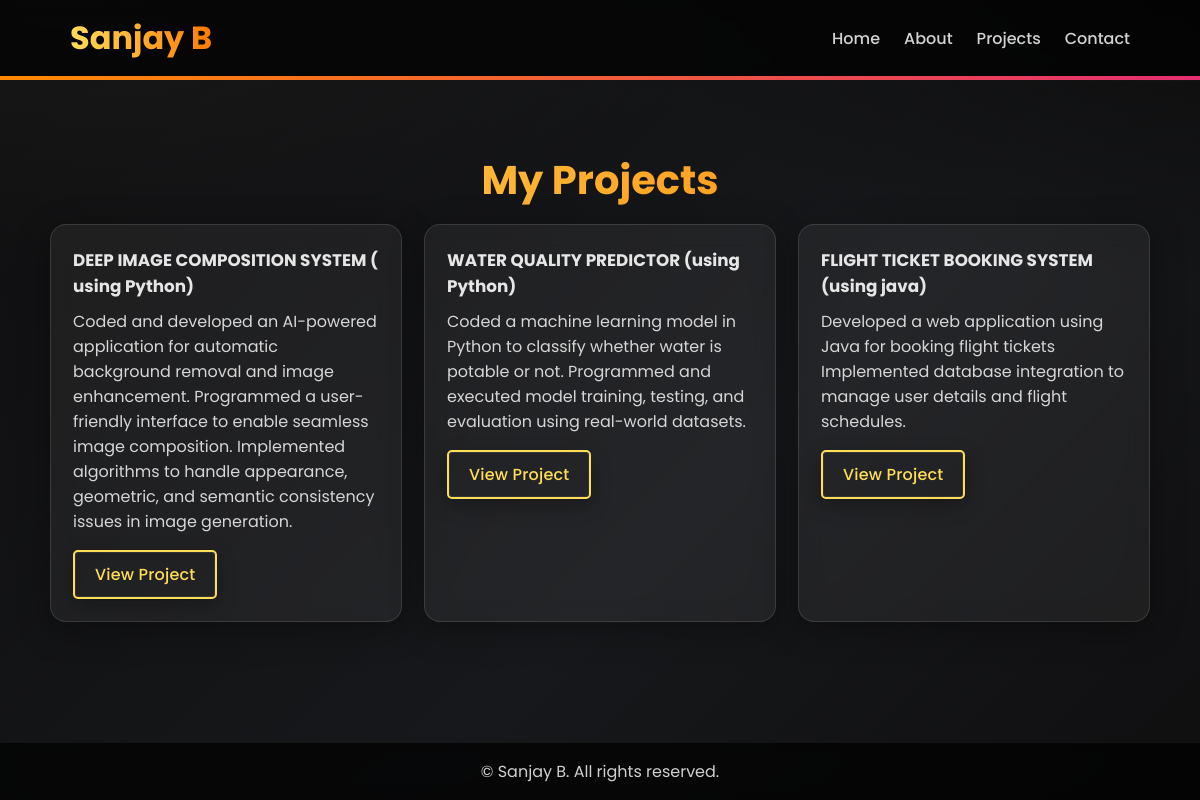
/projects/, run on the app's committed database.
### portfolio/models.py (models this page shows, shortened)
class Project(models.Model):
    title = models.CharField(max_length=100)
    description = models.TextField()
    link = models.URLField(blank=True)

### portfolio/views.py (the view)
# urls.py: path('projects/', views.projects, name='projects'),
def projects(request):
    projects = Project.objects.all()
    return render(request, 'portfolio/projects.html', {'projects': projects})

### portfolio/templates/portfolio/projects.html (shortened to what this page needs)
{% extends 'portfolio/base.html' %}
{% block content %}
<section class="fade-up">
    <h1 class="page-title gradient-text">My Projects</h1>
    <div id="projects-container">
        {% for project in projects %}
            <article class="project-card glass-card fade-up" data-tilt>
                <h2 class="card-title">{{ project.title }}</h2>
                <p class="card-text">{{ project.description }}</p>
                {% if project.link %}
                    <a href="{{ project.link }}" target="_blank" class="btn-secondary">View Project</a>
                {% endif %}
            </article>
        {% empty %}
            <p id="no-projects" class="muted">No projects yet.</p>
        {% endfor %}
    </div>
</section>
{% endblock %}

### portfolio/templates/portfolio/base.html (shortened to what this page needs)
<!DOCTYPE html>
<html lang="en">
<head>
    {% load static %}
    <link rel="stylesheet" href="{% static 'portfolio/style.css' %}?v=10" />
</head>
<body>
    <nav id="navbar">
        <div id="navbar-container">
            <div id="logo">
                <a href="{% url 'home' %}" class="gradient-text">Sanjay B</a>
            </div>
            <ul id="nav-links">
                <li><a href="{% url 'home' %}">Home</a></li>
                <li><a href="{% url 'about' %}">About</a></li>
                <li><a href="{% url 'projects' %}">Projects</a></li>
                <li><a href="{% url 'contact' %}">Contact</a></li>
            </ul>
        </div>
        <div id="nav-accent"></div>
    </nav>
    <main id="content">
        {% block content %}{% endblock %}
    </main>
    <footer id="footer">
        © {{ now|date:"Y" }} Sanjay B. All rights reserved.
    </footer>
</body>
</html>

### portfolio/static/portfolio/style.css (style rules this page uses)
* { margin:0;padding:0;box-sizing:border-box }
html,body { height:100% }
body { font-family:'Poppins',sans-serif; color:#e6e6e6; background: radial-gradient(1200px 600px at 5% -10%, #1b1b1b 0%, rgba(27,27,27,0) 60%), radial-gradient(900px 480px at 100% 0%, #0d0d0d 0%, rgba(13,13,13,0) 60%), linear-gradient(135deg,#0e0e0f,#17181b 60%, #0f0f10); display:flex;flex-direction:column; }
body, #navbar, #footer, #content, .glass-card, .btn-primary, .btn-secondary { transition: background .35s ease, color .35s ease, box-shadow .35s ease, transform .2s ease; }
#navbar { position: fixed; top: 0; left: 0; width: 100%; z-index: 1000; background: rgba(0,0,0,0.7); backdrop-filter: blur(8px); border-bottom: 1px solid rgba(255,255,255,.06); }
#content { padding-top: 70px; }
#navbar-container { max-width:1100px; margin:auto; padding:14px 20px; display:flex; align-items:center; justify-content:space-between; }
#nav-accent { height:4px; width:100%; background: linear-gradient(90deg,#ff8a00,#e52e71,#4facfe,#00f2fe); background-size:300% 100%; animation: accentMove 8s ease infinite; }
#logo a { font-weight:700; font-size:2rem; text-decoration:none; }
.gradient-text { background: linear-gradient(90deg,#ff8a00,#e52e71,#4facfe,#00f2fe); -webkit-background-clip:text; background-clip:text; color:transparent; background-size:300% 300%; animation: gradientText 10s ease infinite; }
#nav-links { list-style:none; display:flex; gap:24px }
#nav-links a { color:#e9e9e9; text-decoration:none; font-weight:500; opacity:.9 }
#content { flex:1; max-width:1100px; width:92%; margin:80px auto 40px }
.glass-card { background: rgba(255,255,255,0.06); border:1px solid rgba(255,255,255,0.12); border-radius:16px; backdrop-filter: blur(12px); -webkit-backdrop-filter: blur(12px); box-shadow: 0 8px 32px rgba(0,0,0,.35); }
.page-title { font-size:2.25rem; text-align:center; margin-bottom:14px }
.btn-primary,.btn-secondary { display:inline-block; padding:12px 18px; border-radius:10px; text-decoration:none; font-weight:600; letter-spacing:.2px; }
.btn-secondary { color:#fff; background: linear-gradient(90deg,#222,#2b2b2b,#222); box-shadow: inset 0 0 0 1px rgba(255,255,255,.08), 0 6px 20px rgba(0,0,0,.3); }
.card-title { font-size:1.05rem; font-weight:700; margin-bottom:6px }
#projects-container { display:grid; gap:22px; grid-template-columns: repeat(auto-fill,minmax(280px,1fr)); }
.project-card { padding:22px }
.card-text { color:#d6d6d6; margin:10px 0 16px }
#footer { margin-top:40px; text-align:center; padding:16px 10px; background: rgba(0,0,0,.7); backdrop-filter: blur(8px); border-top:1px solid rgba(255,255,255,.06); color:#cfcfcf; }
.fade-up { opacity:0; transform:translateY(26px) }
.fade-up.visible { opacity:1; transform:translateY(0); transition:opacity .7s ease, transform .7s ease }
[data-tilt] { transform-style:preserve-3d }
[data-tilt] .card-title, [data-tilt] .card-text, [data-tilt] .issued-by { transform:translateZ(22px) }
.gradient-text { background: linear-gradient(90deg, #ffdd57, #ff7b00); -webkit-background-clip: text; -webkit-text-fill-color: transparent; font-size: 2.5rem; font-weight: 700; }
.btn-primary, .btn-secondary { padding: 10px 20px; border-radius: 5px; font-weight: 500; text-decoration: none; transition: 0.3s; }
.btn-secondary { background: transparent; border: 2px solid #ffdd57; color: #ffdd57; }

### data on the page
Project: title "DEEP IMAGE COMPOSITION SYSTEM ( using Python)", description "Coded and developed an AI-powered application for automatic background removal and image enhancement. Programmed a user-friendly interface to enable seamless image composition. Implemented algorithms to handle appearance, geometric, and semantic consistency issues in image generation."
Project: title "WATER QUALITY PREDICTOR (using Python)", description "Coded a machine learning model in Python to classify whether water is potable or not. Programmed and executed model training, testing, and evaluation using real-world datasets."
Project: title "FLIGHT TICKET BOOKING SYSTEM (using java)", description "Developed a web application using Java for booking flight tickets Implemented database integration to manage user details and flight schedules."
